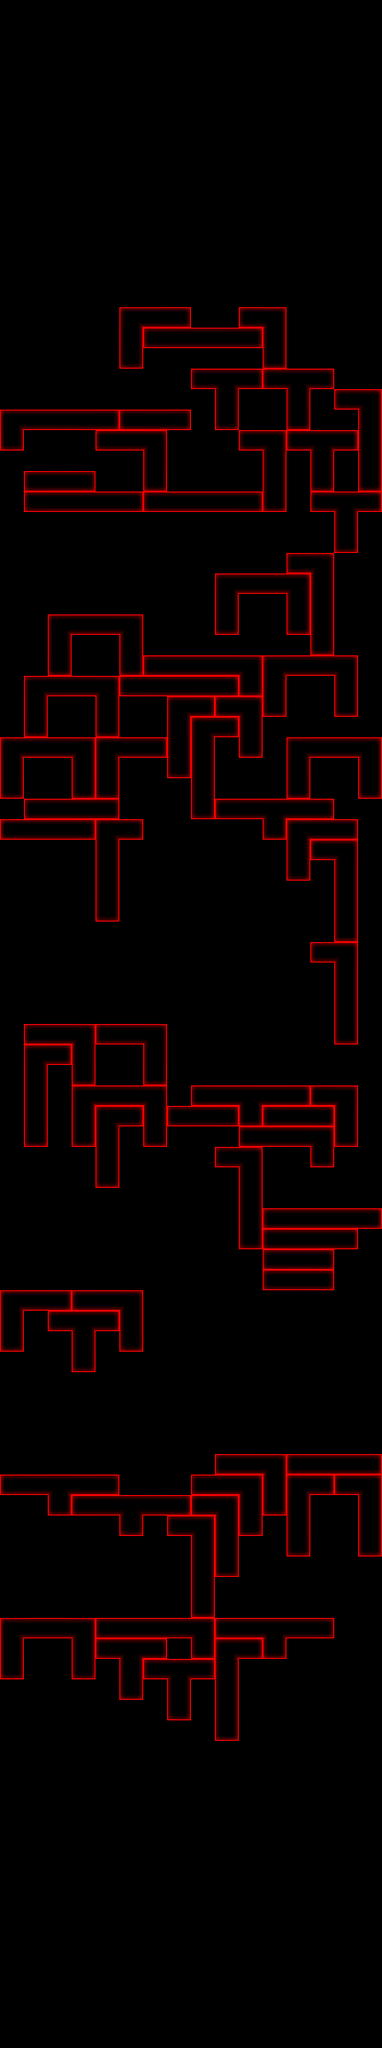

A 2D game scene composited from a Tiled map and its tileset images. What follows is a short description and the map's XML, with every tile layer's data as written:
An orthogonal 16x100 tile map with 28x24 px tiles, 1 tile layer (Tile Layer 1).

<map version="1.0" orientation="orthogonal" width="16" height="100" tilewidth="28" tileheight="24">
 <properties>
  <property name="background" value="back.bmp" />
  <property name="speed" value="1.1" />
 </properties>
 <tileset firstgid="1" name="tileset_rs" tilewidth="28" tileheight="24" spacing="1" margin="1">
  <image source="tileset_rs.bmp" trans="ff0080" width="407" height="76" />
 </tileset>
 <layer name="Tile Layer 1" width="16" height="100">
  <data encoding="csv">
0,0,0,0,0,0,0,0,0,0,0,0,0,0,0,0,
0,0,0,0,0,0,0,0,0,0,0,0,0,0,0,0,
0,0,0,0,0,0,0,0,0,0,0,0,0,0,0,0,
0,0,0,0,0,0,0,0,0,0,0,0,0,0,0,0,
0,0,0,0,0,0,0,0,0,0,0,0,0,0,0,0,
0,0,0,0,0,0,0,0,0,0,0,0,0,0,0,0,
0,0,0,0,0,0,0,0,0,0,0,0,0,0,0,0,
0,0,0,0,0,0,0,0,0,0,0,0,0,0,0,0,
0,0,0,0,0,0,0,0,0,0,0,0,0,0,0,0,
0,0,0,0,0,0,0,0,0,0,0,0,0,0,0,0,
0,0,0,0,0,0,0,0,0,0,0,0,0,0,0,0,
0,0,0,0,0,0,0,0,0,0,0,0,0,0,0,0,
0,0,0,0,0,0,0,0,0,0,0,0,0,0,0,0,
0,0,0,0,0,0,0,0,0,0,0,0,0,0,0,0,
0,0,0,0,0,0,0,0,0,0,0,0,0,0,0,0,
0,0,0,0,0,4,33,28,0,0,27,5,0,0,0,0,
0,0,0,0,0,32,27,33,33,33,28,32,0,0,0,0,
0,0,0,0,0,14,0,0,0,0,0,14,0,0,0,0,
0,0,0,0,0,0,0,0,27,9,28,27,9,28,0,0,
0,0,0,0,0,0,0,0,0,32,0,0,32,0,27,5,
4,33,33,33,28,27,33,28,0,14,0,0,14,0,0,32,
14,0,0,0,27,33,5,0,0,0,27,5,27,9,28,32,
0,0,0,0,0,0,32,0,0,0,0,32,0,32,0,32,
0,27,33,28,0,0,14,0,0,0,0,32,0,14,0,14,
0,27,33,33,33,28,27,33,33,33,28,14,0,27,9,28,
0,0,0,0,0,0,0,0,0,0,0,0,0,0,32,0,
0,0,0,0,0,0,0,0,0,0,0,0,0,0,14,0,
0,0,0,0,0,0,0,0,0,0,0,0,27,5,0,0,
0,0,0,0,0,0,0,0,0,4,33,33,5,32,0,0,
0,0,0,0,0,0,0,0,0,32,0,0,32,32,0,0,
0,0,4,33,33,5,0,0,0,14,0,0,14,32,0,0,
0,0,32,0,0,32,0,0,0,0,0,0,0,14,0,0,
0,0,14,0,0,14,27,33,33,33,5,4,33,33,5,0,
0,4,33,33,5,27,33,33,33,28,14,32,0,0,32,0,
0,32,0,0,32,0,0,4,28,27,5,14,0,0,14,0,
0,14,0,0,14,0,0,32,4,28,32,0,0,0,0,0,
4,33,33,5,4,33,28,32,32,0,14,0,4,33,33,5,
32,0,0,32,32,0,0,14,32,0,0,0,32,0,0,32,
14,0,0,14,14,0,0,0,32,0,0,0,14,0,0,14,
0,27,33,33,28,0,0,0,14,27,33,9,33,28,0,0,
27,33,33,28,4,28,0,0,0,0,0,14,4,33,28,0,
0,0,0,0,32,0,0,0,0,0,0,0,32,27,5,0,
0,0,0,0,32,0,0,0,0,0,0,0,14,0,32,0,
0,0,0,0,32,0,0,0,0,0,0,0,0,0,32,0,
0,0,0,0,14,0,0,0,0,0,0,0,0,0,32,0,
0,0,0,0,0,0,0,0,0,0,0,0,0,0,14,0,
0,0,0,0,0,0,0,0,0,0,0,0,0,27,5,0,
0,0,0,0,0,0,0,0,0,0,0,0,0,0,32,0,
0,0,0,0,0,0,0,0,0,0,0,0,0,0,32,0,
0,0,0,0,0,0,0,0,0,0,0,0,0,0,32,0,
0,27,33,5,27,33,5,0,0,0,0,0,0,0,14,0,
0,4,28,32,0,0,32,0,0,0,0,0,0,0,0,0,
0,32,0,14,0,0,14,0,0,0,0,0,0,0,0,0,
0,32,0,4,33,33,5,0,27,33,9,33,28,27,5,0,
0,32,0,32,4,28,32,27,33,28,14,27,33,28,32,0,
0,14,0,14,32,0,14,0,0,0,27,33,33,5,14,0,
0,0,0,0,32,0,0,0,0,27,5,0,0,14,0,0,
0,0,0,0,14,0,0,0,0,0,32,0,0,0,0,0,
0,0,0,0,0,0,0,0,0,0,32,0,0,0,0,0,
0,0,0,0,0,0,0,0,0,0,32,27,33,33,33,28,
0,0,0,0,0,0,0,0,0,0,14,27,33,33,28,0,
0,0,0,0,0,0,0,0,0,0,0,27,33,28,0,0,
0,0,0,0,0,0,0,0,0,0,0,27,33,28,0,0,
4,33,28,27,33,5,0,0,0,0,0,0,0,0,0,0,
32,0,27,9,28,32,0,0,0,0,0,0,0,0,0,0,
14,0,0,32,0,14,0,0,0,0,0,0,0,0,0,0,
0,0,0,14,0,0,0,0,0,0,0,0,0,0,0,0,
0,0,0,0,0,0,0,0,0,0,0,0,0,0,0,0,
0,0,0,0,0,0,0,0,0,0,0,0,0,0,0,0,
0,0,0,0,0,0,0,0,0,0,0,0,0,0,0,0,
0,0,0,0,0,0,0,0,0,0,0,0,0,0,0,0,
0,0,0,0,0,0,0,0,0,27,33,5,27,33,33,28,
27,33,9,33,28,0,0,0,27,33,5,32,4,28,27,5,
0,0,14,27,33,9,33,28,27,5,32,14,32,0,0,32,
0,0,0,0,0,14,0,27,5,32,14,0,32,0,0,32,
0,0,0,0,0,0,0,0,32,32,0,0,14,0,0,14,
0,0,0,0,0,0,0,0,32,14,0,0,0,0,0,0,
0,0,0,0,0,0,0,0,32,0,0,0,0,0,0,0,
0,0,0,0,0,0,0,0,14,0,0,0,0,0,0,0,
4,33,33,5,27,33,33,33,5,27,33,9,33,28,0,0,
32,0,0,32,27,9,28,0,14,4,28,14,0,0,0,0,
14,0,0,14,0,32,27,9,28,32,0,0,0,0,0,0,
0,0,0,0,0,14,0,32,0,32,0,0,0,0,0,0,
0,0,0,0,0,0,0,14,0,32,0,0,0,0,0,0,
0,0,0,0,0,0,0,0,0,14,0,0,0,0,0,0,
0,0,0,0,0,0,0,0,0,0,0,0,0,0,0,0,
0,0,0,0,0,0,0,0,0,0,0,0,0,0,0,0,
0,0,0,0,0,0,0,0,0,0,0,0,0,0,0,0,
0,0,0,0,0,0,0,0,0,0,0,0,0,0,0,0,
0,0,0,0,0,0,0,0,0,0,0,0,0,0,0,0,
0,0,0,0,0,0,0,0,0,0,0,0,0,0,0,0,
0,0,0,0,0,0,0,0,0,0,0,0,0,0,0,0,
0,0,0,0,0,0,0,0,0,0,0,0,0,0,0,0,
0,0,0,0,0,0,0,0,0,0,0,0,0,0,0,0,
0,0,0,0,0,0,0,0,0,0,0,0,0,0,0,0,
0,0,0,0,0,0,0,0,0,0,0,0,0,0,0,0,
0,0,0,0,0,0,0,0,0,0,0,0,0,0,0,0,
0,0,0,0,0,0,0,0,0,0,0,0,0,0,0,0,
0,0,0,0,0,0,0,0,0,0,0,0,0,0,0,0,
0,0,0,0,0,0,0,0,0,0,0,0,0,0,0,0
</data>
 </layer>
</map>
